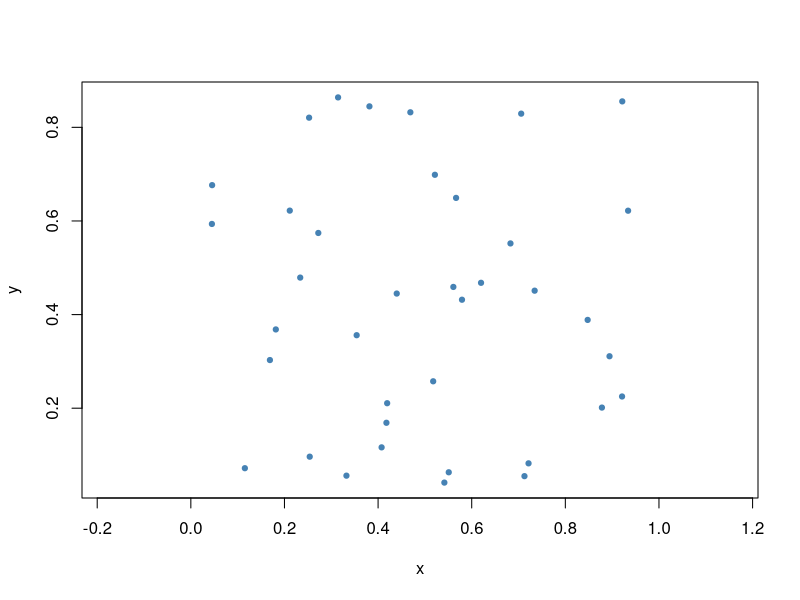

This chart was generated by the following R code:
# StatAtlas · Parte VIII unificata · lisa
# Snapshot dei punti modificati sulla mappa. Coordinate normalizzate, non geografiche.
d <- data.frame(
  x = c(
    0.6827795932069421, 0.1689287610445172, 0.5509394891653211, 0.4689321105740965, 0.2723010844644159, 0.04545859627425670,
    0.2526350432075560, 0.1815284214913845, 0.5415881438273937, 0.3323985307104885, 0.3542333838436753, 0.2539576778374613,
    0.4193861516285687, 0.4178182986099273, 0.04499975547194481, 0.8781293170992286, 0.7126924201566727, 0.5792264589574189,
    0.2336516994144768, 0.7344374129176140, 0.3815056578814983, 0.4398295227624476, 0.1154002866987139, 0.8943598232138903,
    0.5176863444782793, 0.9340650239400566, 0.9216076325625182, 0.5213290626276285, 0.7213913143053652, 0.9211694806721062,
    0.3145410623587668, 0.5607897102832795, 0.4075108408648521, 0.6199226535297930, 0.5665881824214012, 0.8476756048575045,
    0.7056883676256985, 0.2113550627417863
  ),
  y = c(
    0.5520080654136837, 0.3028654417395591, 0.06312065835110843, 0.8321298302896322, 0.5743418303132057, 0.6765166646894069,
    0.8206498652789742, 0.3682645696215331, 0.04110180467367172, 0.05590620546601713, 0.3559636959619820, 0.09645932149142028,
    0.2106712030060590, 0.1688743872381747, 0.5935997104085983, 0.2013337612338364, 0.05486463286913931, 0.4317529541254044,
    0.4790240996796638, 0.4510829374939203, 0.8447961322311313, 0.4449258344154805, 0.07184975914657116, 0.3110009934287518,
    0.2574847109429538, 0.6219105811044574, 0.8554456605762244, 0.6986423835530877, 0.08222461795434356, 0.2250457484647632,
    0.8639268547203393, 0.4590673458483070, 0.1163646279741079, 0.4678873906750232, 0.6492531578149647, 0.3886220281664282,
    0.8292293080314994, 0.6220822724048048
  ),
  z = c(
    0.007723839179605410, -0.1077909836159475, -0.05890424276907207, 0.09088845138356005, 0.6987362854647864, -0.01134184341190997,
    1.334139460018990, -0.09922616309546896, -0.03009049706463338, -0.04756231950094886, -0.04118003591488394, -0.07305885740298211,
    -0.03922463725658659, -0.03523060838550666, -0.1413381703748259, -0.7930703549856157, -0.2706828562759303, -0.1498277442307077,
    0.03089736800520995, -0.3760695763079601, 0.3926643658142226, -0.01734149497138077, -0.1392028994877872, -0.6473868418000133,
    -0.2056672536375556, 0.1891121312430786, 0.1730943293147989, 0.05440486113156720, -0.4727565687111518, -0.4110405549547253,
    0.5949957095379922, -0.06577178073952308, -0.03094224462387889, -0.1276818967572444, 0.02697846825098679, -0.5913106127313534,
    0.05937071203080177, 1.250248802116674
  ),
  X = c(
    0.000000000000000, 0.000000000000000, 0.000000000000000, 0.000000000000000, 0.000000000000000, 0.000000000000000,
    0.000000000000000, 0.000000000000000, 0.000000000000000, 0.000000000000000, 0.000000000000000, 0.000000000000000,
    0.000000000000000, 0.000000000000000, 0.000000000000000, 0.000000000000000, 0.000000000000000, 0.000000000000000,
    0.000000000000000, 0.000000000000000, 0.000000000000000, 0.000000000000000, 0.000000000000000, 0.000000000000000,
    0.000000000000000, 0.000000000000000, 0.000000000000000, 0.000000000000000, 0.000000000000000, 0.000000000000000,
    0.000000000000000, 0.000000000000000, 0.000000000000000, 0.000000000000000, 0.000000000000000, 0.000000000000000,
    0.000000000000000, 0.000000000000000
  )
)
plot(d$x,d$y,asp=1,pch=19,cex=.7,col="steelblue",xlab="x",ylab="y")
# k vicini più prossimi, normalizzati per riga; ordine di vicinanza non simmetrico.
k <- 4L
D <- as.matrix(dist(as.matrix(d[,c("x","y")])))
diag(D) <- Inf
W <- matrix(0,nrow(d),nrow(d))
for (i in seq_len(nrow(d))) { idx <- order(D[i,], seq_len(nrow(d)))[seq_len(k)]; W[i,idx] <- 1/k }
moran <- function(z,W) { z <- z-mean(z); if(sum(z^2)<1e-12) return(NA_real_); length(z)/sum(W)*as.numeric(crossprod(z,W%*%z))/sum(z^2) }
cat("Moran I=",moran(d$z,W),"; E[I|permutazione]=",-1/(nrow(d)-1),"\n")
z <- d$z-mean(d$z); lag <- drop(W %*% z)
quadrante <- ifelse(z>=0 & lag>=0,"HH",ifelse(z<0 & lag<0,"LL",ifelse(z>=0 & lag<0,"HL","LH")))
print(table(quadrante))
# Attenzione: queste classi NON sono hotspot significativi; nessun p-value locale è calcolato.
